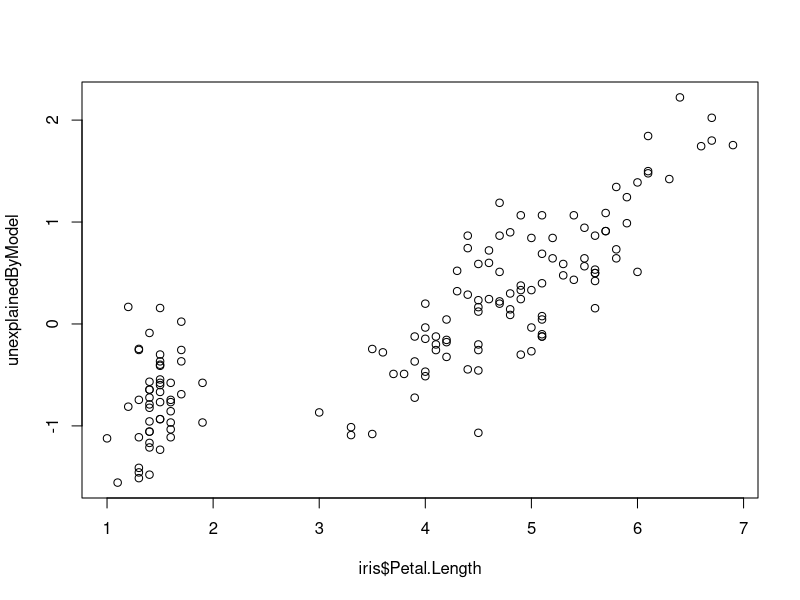
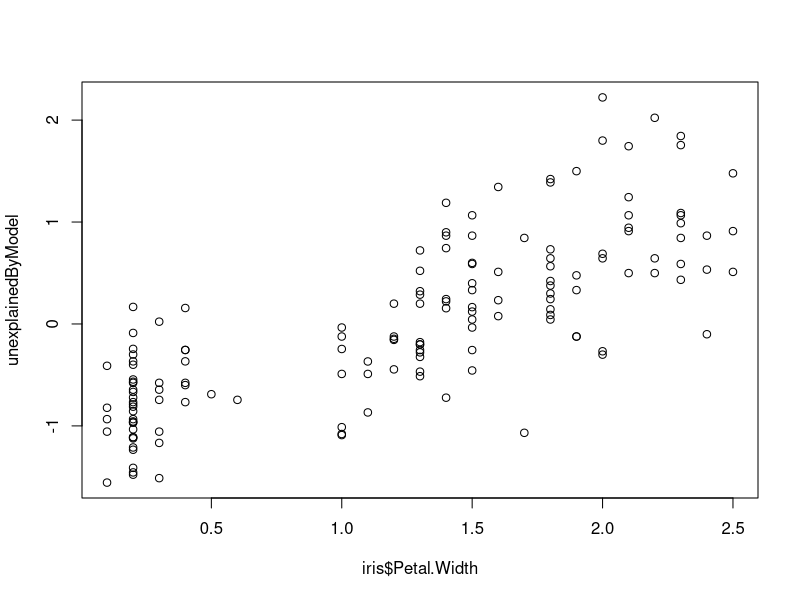
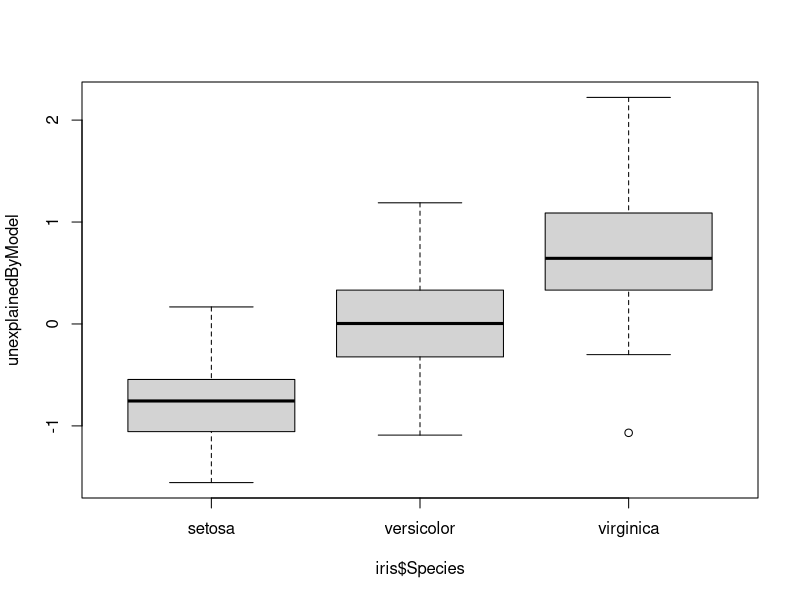
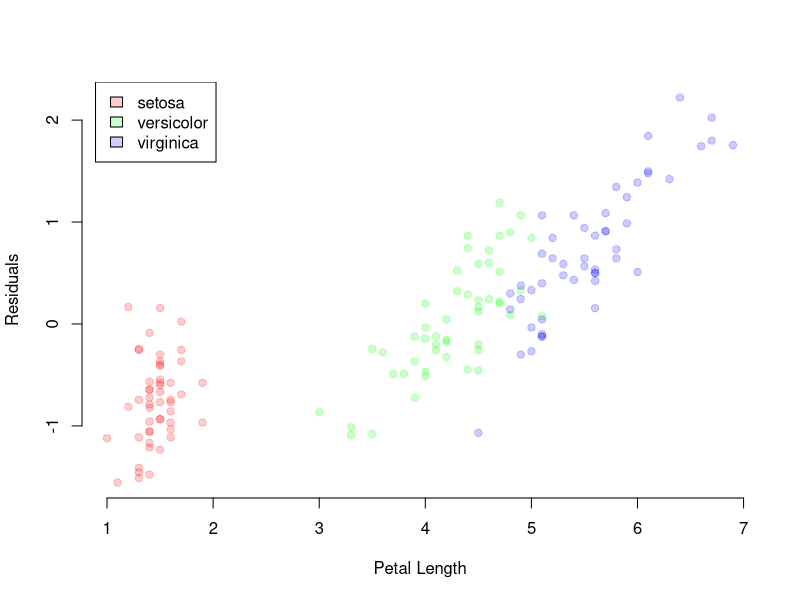

These charts were generated, in order, by the following R code:
## ---- chunk 1
data(iris)
linearModel = lm(iris$Sepal.Length ~ iris$Sepal.Width)
unexplainedByModel = linearModel$residuals
## ---- chunk 2
plot(iris$Petal.Length,unexplainedByModel)

## ---- chunk 3
plot(iris$Petal.Width,unexplainedByModel)
## ---- chunk 4

boxplot(unexplainedByModel ~ iris$Species)
## ---- chunk 5

maxy= max(unexplainedByModel)
miny= min(unexplainedByModel)
maxx= max(iris$Petal.Length)
minx= min(iris$Petal.Length)

## ---- chunk 6

colist = c("#FF000033","#00FF0033","#0000FF33")

## ---- chunk 7

rowcriteria = iris$Species=="setosa"
plot(iris$Petal.Length[rowcriteria], jitter(unexplainedByModel[rowcriteria], factor=0.3), col= colist[1], pch=19, xlim=c(minx,maxx), ylim=c(miny,maxy), frame.plot=FALSE, xlab="Petal Length", ylab="Residuals")
## ---- chunk 8
rowcriteria = iris$Species=="versicolor"
points(iris$Petal.Length[rowcriteria], jitter(unexplainedByModel[rowcriteria], factor=0.3), col= colist[2], pch=19)

## ---- chunk 9
rowcriteria = iris$Species=="virginica"
points(iris$Petal.Length[rowcriteria], jitter(unexplainedByModel[rowcriteria], factor=0.3), col= colist[3], pch=19)

## ---- chunk 10
labels <- c('setosa', 'versicolor', "virginica")
position <- 'topleft'
inset <- c(0.02, 0)
legend(position, labels, fill=colist, inset=inset)
